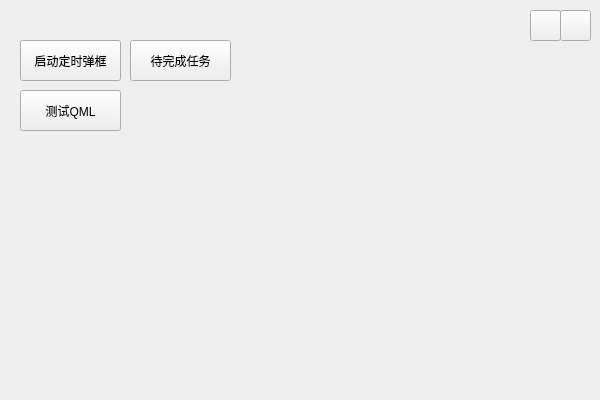
<?xml version="1.0" encoding="UTF-8"?>
<ui version="4.0">
 <class>DIYTOOLClass</class>
 <widget class="QMainWindow" name="DIYTOOLClass">
  <property name="geometry">
   <rect>
    <x>0</x>
    <y>0</y>
    <width>600</width>
    <height>400</height>
   </rect>
  </property>
  <property name="windowTitle">
   <string>DIYTOOL</string>
  </property>
  <widget class="QWidget" name="centralWidget">
   <widget class="QPushButton" name="btn_timeTask">
    <property name="geometry">
     <rect>
      <x>20</x>
      <y>40</y>
      <width>101</width>
      <height>41</height>
     </rect>
    </property>
    <property name="text">
     <string>启动定时弹框</string>
    </property>
   </widget>
   <widget class="QPushButton" name="btn_min">
    <property name="geometry">
     <rect>
      <x>530</x>
      <y>10</y>
      <width>31</width>
      <height>31</height>
     </rect>
    </property>
    <property name="text">
     <string/>
    </property>
   </widget>
   <widget class="QPushButton" name="btn_close">
    <property name="geometry">
     <rect>
      <x>560</x>
      <y>10</y>
      <width>31</width>
      <height>31</height>
     </rect>
    </property>
    <property name="text">
     <string/>
    </property>
   </widget>
   <widget class="QPushButton" name="btn_testqml">
    <property name="geometry">
     <rect>
      <x>20</x>
      <y>90</y>
      <width>101</width>
      <height>41</height>
     </rect>
    </property>
    <property name="text">
     <string>测试QML</string>
    </property>
   </widget>
   <widget class="QPushButton" name="pushButton">
    <property name="geometry">
     <rect>
      <x>130</x>
      <y>40</y>
      <width>101</width>
      <height>41</height>
     </rect>
    </property>
    <property name="text">
     <string>待完成任务</string>
    </property>
   </widget>
  </widget>
 </widget>
 <layoutdefault spacing="6" margin="11"/>
 <resources>
  <include location="diytool.qrc"/>
 </resources>
 <connections>
  <connection>
   <sender>btn_timeTask</sender>
   <signal>clicked()</signal>
   <receiver>DIYTOOLClass</receiver>
   <slot>btnTimeTaskSlot()</slot>
   <hints>
    <hint type="sourcelabel">
     <x>57</x>
     <y>80</y>
    </hint>
    <hint type="destinationlabel">
     <x>58</x>
     <y>108</y>
    </hint>
   </hints>
  </connection>
  <connection>
   <sender>btn_min</sender>
   <signal>clicked()</signal>
   <receiver>DIYTOOLClass</receiver>
   <slot>windowMin()</slot>
   <hints>
    <hint type="sourcelabel">
     <x>540</x>
     <y>40</y>
    </hint>
    <hint type="destinationlabel">
     <x>539</x>
     <y>46</y>
    </hint>
   </hints>
  </connection>
  <connection>
   <sender>btn_close</sender>
   <signal>clicked()</signal>
   <receiver>DIYTOOLClass</receiver>
   <slot>windowClose()</slot>
   <hints>
    <hint type="sourcelabel">
     <x>578</x>
     <y>36</y>
    </hint>
    <hint type="destinationlabel">
     <x>579</x>
     <y>48</y>
    </hint>
   </hints>
  </connection>
  <connection>
   <sender>btn_testqml</sender>
   <signal>clicked()</signal>
   <receiver>DIYTOOLClass</receiver>
   <slot>btnTestQmlSlot()</slot>
   <hints>
    <hint type="sourcelabel">
     <x>71</x>
     <y>128</y>
    </hint>
    <hint type="destinationlabel">
     <x>69</x>
     <y>143</y>
    </hint>
   </hints>
  </connection>
 </connections>
 <slots>
  <slot>btnTimeTaskSlot()</slot>
  <slot>windowMin()</slot>
  <slot>windowClose()</slot>
  <slot>btnTestQmlSlot()</slot>
 </slots>
</ui>
